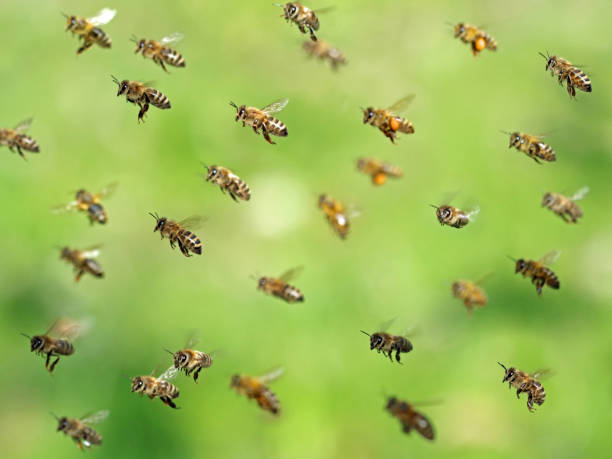
#> input picture image processing codes/KODLAR8_Histogram_Islemleri/KODLAR8_Histogram_Islemleri/bee.jpg, 612 x 459 px
$ python K8_2_2_RESIM_Histogram_Green.py
#> lines starting #> are read from the running program, lines starting #| are printed output that depends on the picture


import cv2
import numpy as np
from matplotlib import pyplot as plt

img = cv2.imread('bee.jpg')
#> img is the input picture: shape (459, 612, 3); mean B, G, R 89.1, 187.1, 158.7

hist = cv2.calcHist([img],[1],None,[256],[0,256])
#> hist = 256 values, max 11467 at index 203, min 9 at index 11, mean 1097.3

plt.plot(hist, color='g')
plt.title('Yeşil Kanal')
plt.show()
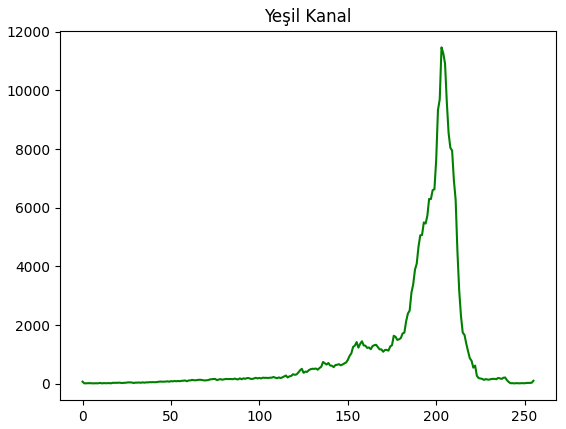
#> figure drawn by matplotlib, 1 panel; curve peaks at x = 203, y = 11467

cv2.imshow("img",img)

cv2.waitKey(0)
cv2.destroyAllWindows()

$ run again, with image processing codes/KODLAR8_Histogram_Islemleri/KODLAR8_Histogram_Islemleri/Resim13_Rontgen_Panoramik.jpg copied over image processing codes/KODLAR8_Histogram_Islemleri/KODLAR8_Histogram_Islemleri/bee.jpg
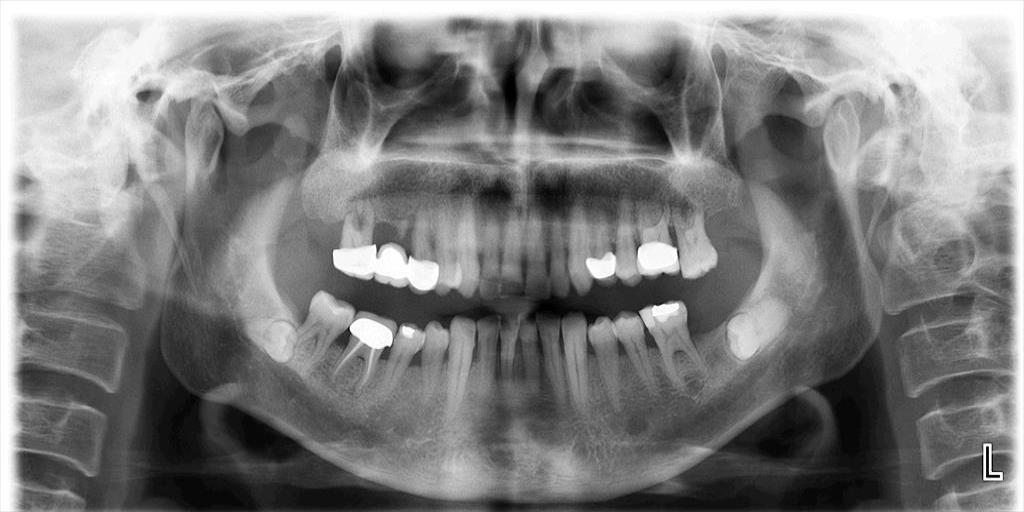
#> input picture image processing codes/KODLAR8_Histogram_Islemleri/KODLAR8_Histogram_Islemleri/Resim13_Rontgen_Panoramik.jpg, 1024 x 512 px
#> img is the input picture: shape (512, 1024, 3); min 0, max 255, mean 127.4
#> hist = 256 values, max 11088 at index 255, min 41 at index 3, mean 2048
#> `plt.show()`:
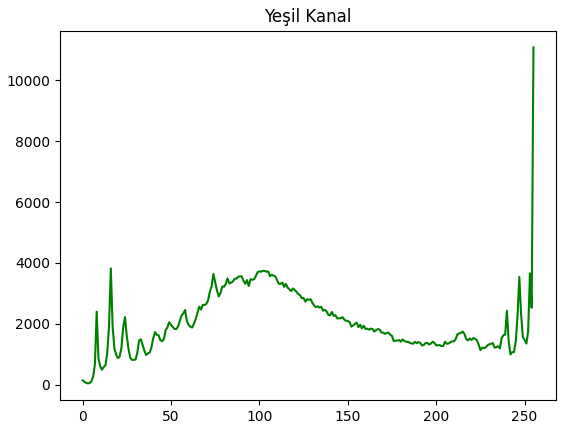
#> figure drawn by matplotlib, 1 panel; curve peaks at x = 255, y = 11088

$ run again, with image processing codes/KODLAR8_Histogram_Islemleri/KODLAR8_Histogram_Islemleri/Resim17_Bitewing1.jpg copied over image processing codes/KODLAR8_Histogram_Islemleri/KODLAR8_Histogram_Islemleri/bee.jpg
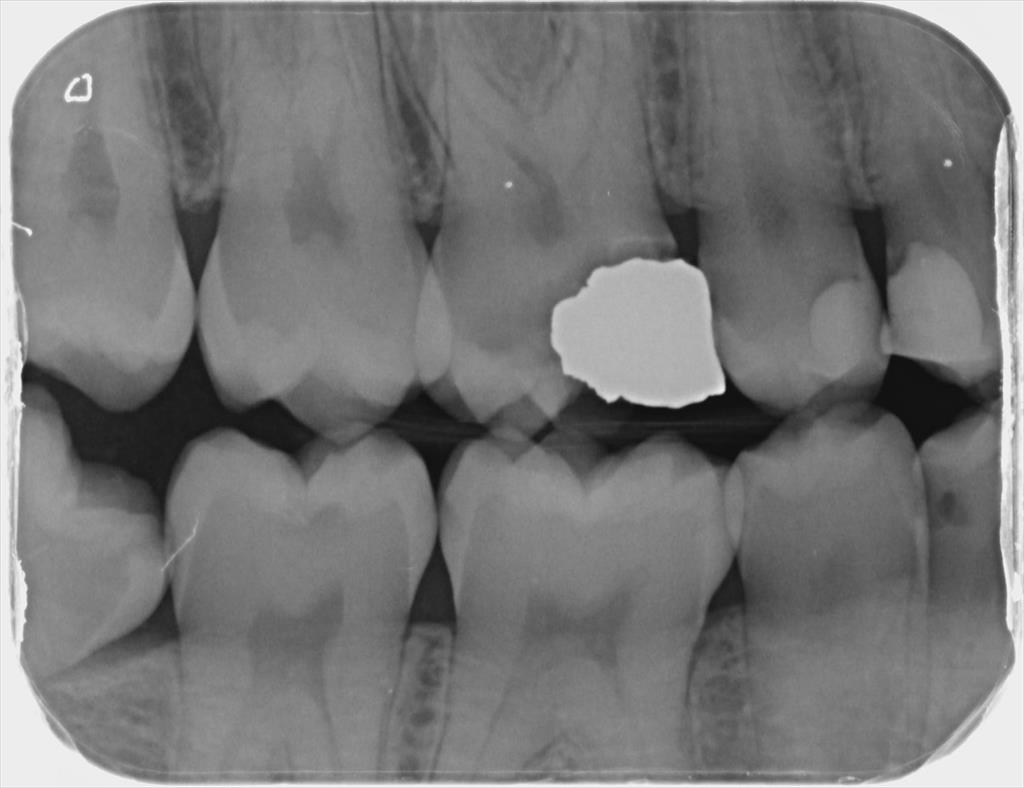
#> input picture image processing codes/KODLAR8_Histogram_Islemleri/KODLAR8_Histogram_Islemleri/Resim17_Bitewing1.jpg, 1024 x 788 px
#> img is the input picture: shape (788, 1024, 3); min 12, max 253, mean 118.6
#> hist = 256 values, max 18085 at index 237, min 0 at index 0, mean 3152
#> `plt.show()`:
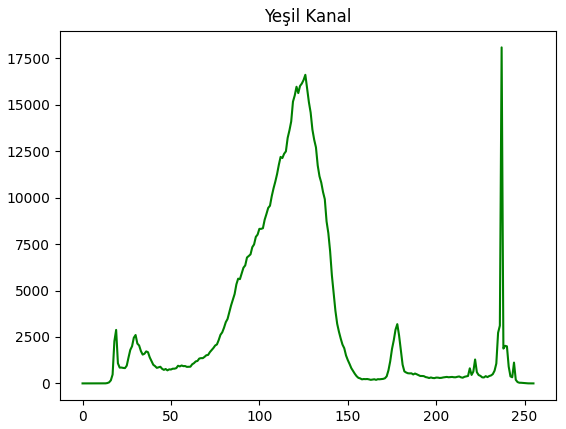
#> figure drawn by matplotlib, 1 panel; curve peaks at x = 237, y = 18085
